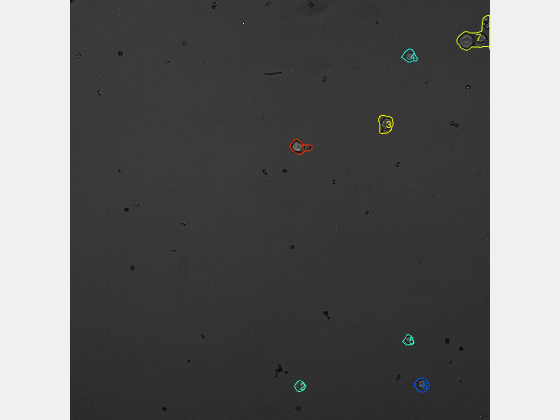
%> input picture Baylies/Tiffs/18-03-18_B02.tiff, 560 x 420 px
$ octave --eval "result = segIms(imread('Tiffs/18-03-18_B02.tiff'));"   (GNU Octave 9; MATLAB toolbox functions it lacks are replaced by stand-ins)
%> lines starting %> are read from the running program, lines starting %| are printed output that depends on the picture; in (x1, y1, x2, y2) boxes, pixels count from 0 and x2, y2 are one past the last pixel; in counts of white or black regions, pixels touching at a corner belong together; the program's own positions count from 1
### Baylies/SegTexture_MSKCC.m
function [imBW,I1] = SegTexture_MSKCC(I)

showPlot = true;

if isempty(I)
    return
end
%% Segment
I1 = mat2gray(I);

filtWind = max(round(size(I)/10),1);
%I1 = mat2gray(I - imgaussfilt(I,filtWind));

Igrad1 = imadjust(mat2gray(imgradient(I1)));

% Igrad0 = imclose(Igrad0,strel('disk',5));
% Igrad0 = imopen(Igrad0,strel('disk',3));

% Igrad0 = mat2gray(Igrad0 - imgaussfilt(Igrad0,filtWind));

Igrad1 = mat2gray(imgaussfilt(Igrad1,3));
%  Igrad1 = mat2gray(Igrad0 );
%% Seg Gradient
[h,counts] = histcounts(Igrad1);
h = medfilt1(h);
Imed = counts(h==max(h));
Imed = Imed(1);

%%
testLow = counts(h < (max(h)*0.05));
testLow = max([testLow(testLow < Imed),0]);
testHigh = counts(h < (max(h)*0.05));
testHigh = min(testHigh(testHigh > Imed));

%%
thresh = [testLow,testHigh];
imBW = Igrad1 >= thresh(2);

imBW = imclose(imBW,strel('disk',5));
imBW = imopen(imBW,strel('disk',3));

%% Seg Image
% [12 lines of commented-out code are left out]
imBW = imerode(imBW,ones(12));
imBW = bwareaopen(imBW,500);

%%  Show Segmentation
if showPlot
    subplot(2,3,1)
    plot(counts(1:end-1),h);
    hold on

    plot([thresh(2),thresh(2)],[0,0.5*max(h(:))])
    hold off
%
    subplot(2,3,4)
    imagesc(Igrad1)

    subplot(2,3,[2,3,5,6])
    Icolor = repmat(imadjust(mat2gray(I1)),[1 1 3]);
    bI = double(imBW)*0.3;
    Icolor(:,:,1) = Icolor(:,:,1).*(1-bI) + bI;
    Icolor(:,:,2) = Icolor(:,:,1).*(1-bI);
    Icolor(:,:,3) = Icolor(:,:,3).*(1-bI);
    imagesc(Icolor)

    drawnow
end

end

### Baylies/segIms.m
%%
%
%   for x = 1:10
%       disp(x)
%   end
%
function [cells] = segIms(im)

cells = cell(1,size(im,5));
UID = 1;
for t = 1:size(im,5)

[imBW,~] = SegTexture_MSKCC(im(:,:,1,1,t));

imBW = SplitLargeAreas(imBW);

[B] = bwboundaries(imBW,'noholes');

 CC = regionprops(imBW,'centroid','area','PixelList');
    for ii = 1:length(CC)
        CC(ii).id = UID;
        CC(ii).Tid = UID;
        CC(ii).time = t;
        CC(ii).Bound = B{ii};
        UID = UID +1;
    end

cells{t} = CC;
end
end


%%
function imBWout = SplitLargeAreas(imBW)

imBWout = imBW;

tooLarge = bwareaopen(imBW, 6000);
imBWout(tooLarge) = false;

L = SeparateObjects(tooLarge,3500);

imBWout(L>0) = true;
end

function L2 = SeparateObjects(imBW,MeanArea)


L = bwlabel(imBW);
L2 = zeros(size(L));
if nnz(imBW)==0
    return
end
CellFeats = regionprops(imBW,'Area','PixelList','PixelIdxList');
LMat = false(size(imBW,1),size(imBW,2),size(imBW,3),3*length(CellFeats));
Lmax = 1;
for i = 1:max(L(:))
    k =  round((CellFeats(i).Area/MeanArea));
    if k < 2
        L2(CellFeats(i).PixelIdxList)=Lmax ;
        LMat(:,:,:,Lmax) = L2==Lmax;
        Lmax = Lmax + 1;
    else
        T = kmeans(CellFeats(i).PixelList,k);
        for j = 1:max(T(:))
            L2(CellFeats(i).PixelIdxList(T==j))=Lmax ;
            LMat(:,:,:,Lmax) = L2==Lmax;
            Lmax = Lmax + 1;
        end
    end
end

%% Seperate Touching Objects
LMat = imdilate(LMat,ones([3,3,1,1]));

Boundry = sum(LMat,4)>1;
L2(Boundry) = false;
end
%> the loop in segIms, `for t = 1:size(im,5)` made 1 pass
%> (Imed in SegTexture_MSKCC, testLow in SegTexture_MSKCC, testHigh in SegTexture_MSKCC) on pass 1: (0.005, 0, 0.025)
%> pass 1, in SegTexture_MSKCC, `Igrad1 = imadjust(mat2gray(imgradient(I1)));`:
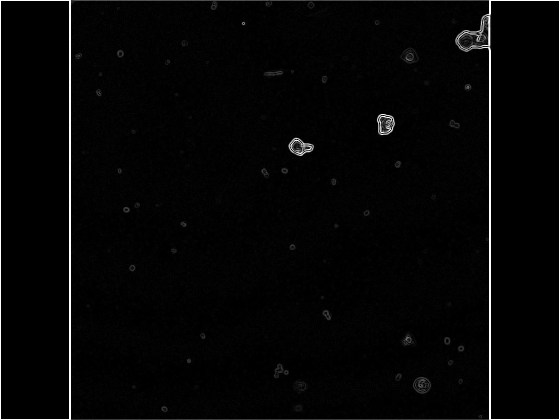
%> Igrad1: size 420x560 double; min 0, max 1, mean 0.023
%> pass 1, in SegTexture_MSKCC, `Igrad1 = mat2gray(imgaussfilt(Igrad1,3));`:
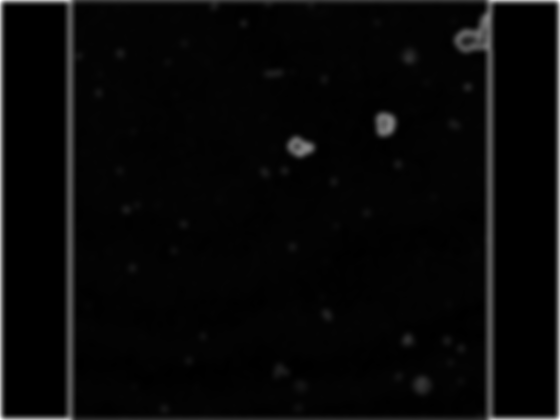
%> Igrad1: size 420x560 double; min 0, max 1, mean 0.0329
%> pass 1, in SegTexture_MSKCC, `imBW = Igrad1 >= thresh(2);`:
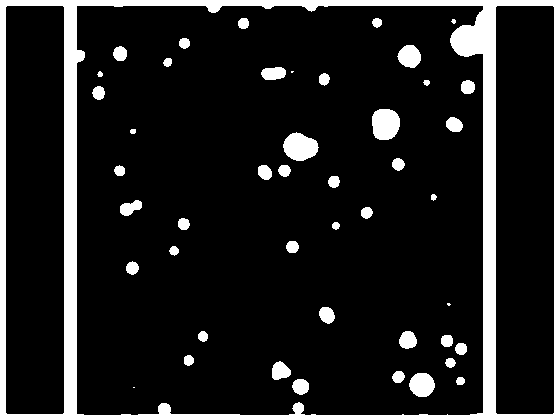
%> imBW: size 420x560 logical; 12.9% white; 46 white regions (4 under 20 px), largest, box (x1, y1, x2, y2) and area: (0, 0, 560, 420) 23465, (283, 132, 319, 161) 744, (372, 109, 400, 140) 729
%> after the loop in segIms, `for t = 1:size(im,5)`: CC = 2 regions; Area, Centroid, id, Tid and time: 2051 [501 160.8] 2 2 1, 941 [67.7 226.4] 1 1 1; UID = 3; cells = 1 item
%> `result = segIms(imread('Tiffs/18-03-18_B02.tiff'));`:
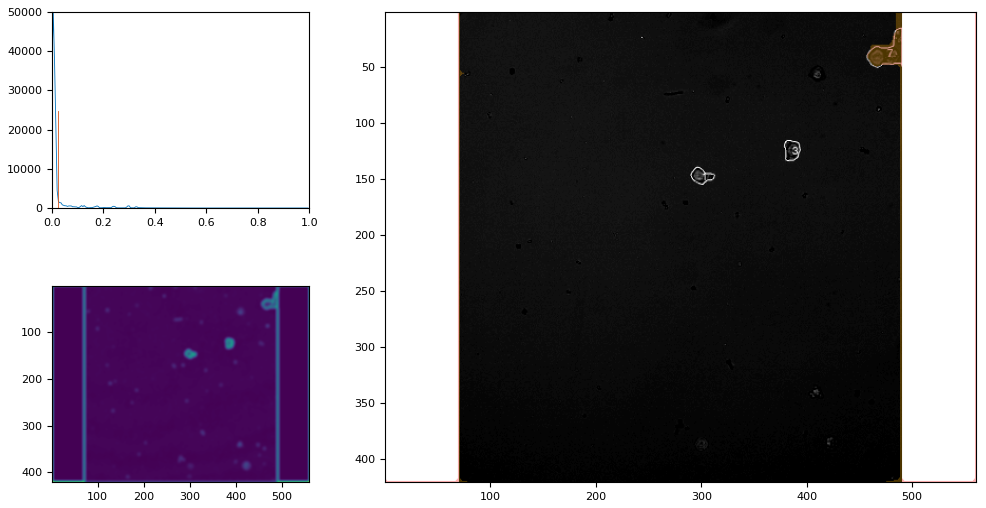
%> figure redrawn from the program's plot data, 3 panels
